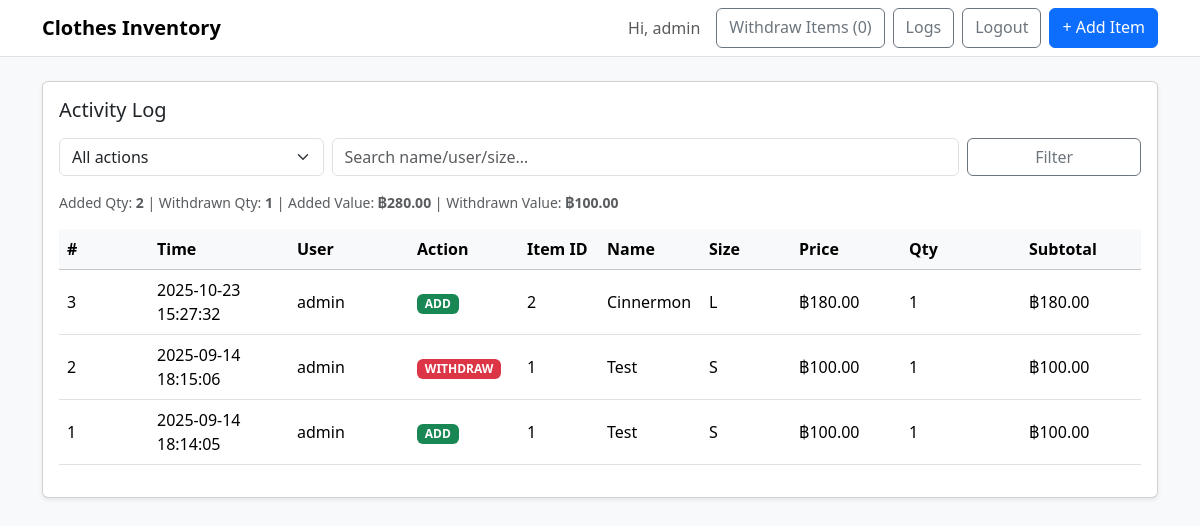
The app's page /logs (signed in) with its own data.
### tables this page shows
CREATE TABLE logs (
            id INTEGER PRIMARY KEY AUTOINCREMENT,
            created_at TEXT NOT NULL DEFAULT (datetime('now','localtime')),
            user TEXT,
            action TEXT NOT NULL CHECK(action IN ('ADD','WITHDRAW')),
            item_id INTEGER,
            name TEXT,
            size TEXT,
            price REAL,
            quantity INTEGER,            -- how many were added/withdrawn
            subtotal REAL                -- price * quantity snapshot
        );

### app.py (the view)
@app.route("/logs")
@login_required
def view_logs():
    action = request.args.get("action", "").upper().strip()
    q = request.args.get("q", "").strip()
    sql = "SELECT * FROM logs"
    params = []
    clauses = []
    if action in ("ADD","WITHDRAW"):
        clauses.append("action = ?")
        params.append(action)
    if q:
        clauses.append("(name LIKE ? OR user LIKE ? OR size LIKE ?)")
        params.extend([f"%{q}%", f"%{q}%", f"%{q}%"])
    if clauses:
        sql += " WHERE " + " AND ".join(clauses)
    sql += " ORDER BY id DESC LIMIT 500"  # show recent 500
    conn = get_db()
    rows = conn.execute(sql, params).fetchall()
    totals = conn.execute("""
        SELECT
          SUM(CASE WHEN action='ADD' THEN quantity ELSE 0 END) AS added_qty,
          SUM(CASE WHEN action='WITHDRAW' THEN quantity ELSE 0 END) AS withdrawn_qty,
          SUM(CASE WHEN action='ADD' THEN subtotal ELSE 0 END) AS added_value,
          SUM(CASE WHEN action='WITHDRAW' THEN subtotal ELSE 0 END) AS withdrawn_value
        FROM (""" + sql + """)
    """, params).fetchone()
    conn.close()
    return render_template("logs.html", logs=rows, totals=totals, q=q, action=action)

### app.py (called while the page is built)
def login_required(view_func):
    @wraps(view_func)
    def wrapper(*args, **kwargs):
        if "user" not in session:
            flash("Please log in first.", "warning")
            return redirect(url_for("login", next=request.path))
        return view_func(*args, **kwargs)
    return wrapper

def get_db():
    conn = sqlite3.connect(DB_PATH)
    conn.row_factory = sqlite3.Row
    return conn

### templates/logs.html (shortened to what this page needs)
{% extends "base.html" %}
{% block content %}
<div class="card shadow-sm">
  <div class="card-body">
    <h5 class="card-title mb-3">Activity Log</h5>
    <form class="row g-2 mb-3" method="get" action="{{ url_for('view_logs') }}">
      <div class="col-md-3">
        <select name="action" class="form-select">
          <option value="">All actions</option>
        </select>
      </div>
      <div class="col-md-7">
        <input name="q" class="form-control" placeholder="Search name/user/size…" value="{{ q or '' }}">
      </div>
      <div class="col-md-2 d-grid">
        <button class="btn btn-outline-secondary" type="submit">Filter</button>
      </div>
    </form>
    <div class="mb-3">
      <div class="small text-muted">
        Added Qty: <strong>{{ totals.added_qty or 0 }}</strong> |
        Withdrawn Qty: <strong>{{ totals.withdrawn_qty or 0 }}</strong> |
        Added Value: <strong>฿{{ '%.2f'|format(totals.added_value or 0) }}</strong> |
        Withdrawn Value: <strong>฿{{ '%.2f'|format(totals.withdrawn_value or 0) }}</strong>
      </div>
    </div>
    <div class="table-responsive">
      <table class="table table-hover align-middle">
        <thead class="table-light">
          <tr>
            <th style="width:90px;">#</th>
            <th style="width:140px;">Time</th>
            <th style="width:120px;">User</th>
            <th style="width:110px;">Action</th>
            <th style="width:80px;">Item ID</th>
            <th>Name</th>
            <th style="width:90px;">Size</th>
            <th style="width:110px;">Price</th>
            <th style="width:120px;">Qty</th>
            <th style="width:120px;">Subtotal</th>
          </tr>
        </thead>
        <tbody>
          {% if logs %}
            {% for r in logs %}
              <tr>
                <td>{{ r.id }}</td>
                <td>{{ r.created_at }}</td>
                <td>{{ r.user or '-' }}</td>
                <td>
                  <span class="badge {{ 'text-bg-success' if r.action=='ADD' else 'text-bg-danger' }}">{{ r.action }}</span>
                </td>
                <td>{{ r.item_id }}</td>
                <td>{{ r.name }}</td>
                <td>{{ r.size }}</td>
                <td>฿{{ '%.2f'|format(r.price) }}</td>
                <td>{{ r.quantity }}</td>
                <td>฿{{ '%.2f'|format(r.subtotal) }}</td>
              </tr>
            {% endfor %}
          {% else %}
            <tr><td colspan="10" class="text-center text-muted py-4">No log entries.</td></tr>
          {% endif %}
        </tbody>
      </table>
    </div>
  </div>
</div>
{% endblock %}

### templates/base.html (style rules this page uses)
.table td, .table th { vertical-align: middle; }

### records on screen
logs: id "3", created_at "2025-10-23 15:27:32", user "admin", action "ADD", item_id "2", name "Cinnermon", size "L", price "180.00", quantity "1", subtotal "180.00"
logs: id "2", created_at "2025-09-14 18:15:06", user "admin", action "WITHDRAW", item_id "1", name "Test", size "S", price "100.00", quantity "1", subtotal "100.00"
logs: id "1", created_at "2025-09-14 18:14:05", user "admin", action "ADD", item_id "1", name "Test", size "S", price "100.00", quantity "1", subtotal "100.00"

### other values on screen
{{ session['user'] }} "admin"
{{ withdraw_count or 0 }} "0"
{{ totals.added_qty or 0 }} "2"
{{ totals.withdrawn_qty or 0 }} "1"
{{ '%.2f'|format(totals.added_value or 0) }} "280.00"
{{ '%.2f'|format(totals.withdrawn_value or 0) }} "100.00"
